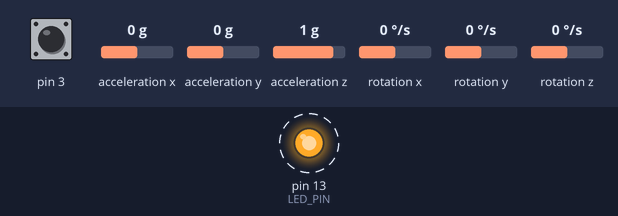
Bench run of a sketch on a simulated Arduino Leonardo, built with avr-gcc and run on an emulated ATmega32U4. On the bench: output pins drawn as LEDs (lit = HIGH). Dashed ring = blinking. The inputs (shaded band) are chosen by the test bench; at power-on: pin 3 HIGH, acceleration x 0 g, acceleration y 0 g, acceleration z 1 g, rotation x 0 °/s, rotation y 0 °/s, rotation z 0 °/s. The sensor or clock chip raises its interrupt line as the real part does; what the sketch prints to the serial monitor is not drawn.

Above: at 0.66 s.
At 82.43 s:
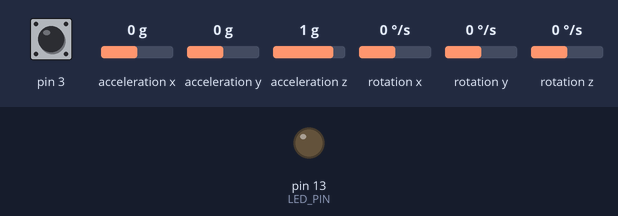
Timing chart, 0 to 82.7 s (numbered marks = the images above):
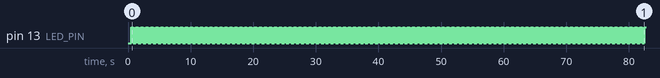

The sketch:

roll.ino
```cpp
// I2C device class (I2Cdev) demonstration Arduino sketch for MPU6050 class using DMP (MotionApps v2.0)
// 6/21/2012 by Jeff Rowberg <jeff@rowberg.net>
// Updates should (hopefully) always be available at https://github.com/jrowberg/i2cdevlib
//
// Changelog:
//      2013-05-08 - added seamless Fastwire support
//                 - added note about gyro calibration
//      2012-06-21 - added note about Arduino 1.0.1 + Leonardo compatibility error
//      2012-06-20 - improved FIFO overflow handling and simplified read process
//      2012-06-19 - completely rearranged DMP initialization code and simplification
//      2012-06-13 - pull gyro and accel data from FIFO packet instead of reading directly
//      2012-06-09 - fix broken FIFO read sequence and change interrupt detection to RISING
//      2012-06-05 - add gravity-compensated initial reference frame acceleration output
//                 - add 3D math helper file to DMP6 example sketch
//                 - add Euler output and Yaw/Pitch/Roll output formats
//      2012-06-04 - remove accel offset clearing for better results (thanks Sungon Lee)
//      2012-06-01 - fixed gyro sensitivity to be 2000 deg/sec instead of 250
//      2012-05-30 - basic DMP initialization working

/* ============================================
I2Cdev device library code is placed under the MIT license
Copyright (c) 2012 Jeff Rowberg
Permission is hereby granted, free of charge, to any person obtaining a copy
of this software and associated documentation files (the "Software"), to deal
in the Software without restriction, including without limitation the rights
to use, copy, modify, merge, publish, distribute, sublicense, and/or sell
copies of the Software, and to permit persons to whom the Software is
furnished to do so, subject to the following conditions:
The above copyright notice and this permission notice shall be included in
all copies or substantial portions of the Software.
THE SOFTWARE IS PROVIDED "AS IS", WITHOUT WARRANTY OF ANY KIND, EXPRESS OR
IMPLIED, INCLUDING BUT NOT LIMITED TO THE WARRANTIES OF MERCHANTABILITY,
FITNESS FOR A PARTICULAR PURPOSE AND NONINFRINGEMENT. IN NO EVENT SHALL THE
AUTHORS OR COPYRIGHT HOLDERS BE LIABLE FOR ANY CLAIM, DAMAGES OR OTHER
LIABILITY, WHETHER IN AN ACTION OF CONTRACT, TORT OR OTHERWISE, ARISING FROM,
OUT OF OR IN CONNECTION WITH THE SOFTWARE OR THE USE OR OTHER DEALINGS IN
THE SOFTWARE.
===============================================
*/

// I2Cdev and MPU6050 must be installed as libraries, or else the .cpp/.h files
// for both classes must be in the include path of your project
#include "I2Cdev.h"

#include "MPU6050_6Axis_MotionApps20.h"
//#include "MPU6050.h" // not necessary if using MotionApps include file

// Arduino Wire library is required if I2Cdev I2CDEV_ARDUINO_WIRE implementation
// is used in I2Cdev.h
#if I2CDEV_IMPLEMENTATION == I2CDEV_ARDUINO_WIRE
    #include "Wire.h"
#endif

// class default I2C address is 0x68
// specific I2C addresses may be passed as a parameter here
// AD0 low = 0x68 (default for SparkFun breakout and InvenSense evaluation board)
// AD0 high = 0x69
MPU6050 mpu;
//MPU6050 mpu(0x69); // <-- use for AD0 high

/* =========================================================================
   NOTE: In addition to connection 3.3v, GND, SDA, and SCL, this sketch
   depends on the MPU-6050's INT pin being connected to the Arduino's
   external interrupt #0 pin. On the Arduino Uno and Mega 2560, this is
   digital I/O pin 2.
 * ========================================================================= */

/* =========================================================================
   NOTE: Arduino v1.0.1 with the Leonardo board generates a compile error
   when using Serial.write(buf, len). The Teapot output uses this method.
   The solution requires a modification to the Arduino USBAPI.h file, which
   is fortunately simple, but annoying. This will be fixed in the next IDE
   release. For more info, see these links:
   http://arduino.cc/forum/index.php/topic,109987.0.html
   http://code.google.com/p/arduino/issues/detail?id=958
 * ========================================================================= */

/********************************************************************************/
//uncomment if we want key press before IMU6060 starts
//#define INPUT_SERIAL
/********************************************************************************/

#define OUTPUT_YPR

//#define OUTPUT_ROLL

//#define OUTPUT_PITCH

// uncomment "OUTPUT_READABLE_YAWPITCHROLL" if you want to see the yaw/
// pitch/roll angles (in degrees) calculated from the quaternions coming
// from the FIFO. Note this also requires gravity vector calculations.
// Also note that yaw/pitch/roll angles suffer from gimbal lock (for
// more info, see: http://en.wikipedia.org/wiki/Gimbal_lock)
#define OUTPUT_READABLE_YAWPITCHROLL

#define LED_PIN 13 // (Arduino is 13, Teensy is 11, Teensy++ is 6)
bool blinkState = false;

// MPU control/status vars
bool dmpReady = false;  // set true if DMP init was successful
uint8_t mpuIntStatus;   // holds actual interrupt status byte from MPU
uint8_t devStatus;      // return status after each device operation (0 = success, !0 = error)
uint16_t packetSize;    // expected DMP packet size (default is 42 bytes)
uint16_t fifoCount;     // count of all bytes currently in FIFO
uint8_t fifoBuffer[64]; // FIFO storage buffer

// orientation/motion vars
Quaternion q;           // [w, x, y, z]         quaternion container
VectorFloat gravity;    // [x, y, z]            gravity vector
float ypr[3];           // [yaw, pitch, roll]   yaw/pitch/roll container and gravity vector

// packet structure for InvenSense teapot demo
uint8_t teapotPacket[14] = { '$', 0x02, 0,0, 0,0, 0,0, 0,0, 0x00, 0x00, '\r', '\n' };


// ================================================================
// ===               INTERRUPT DETECTION ROUTINE                ===
// ================================================================

volatile bool mpuInterrupt = false;     // indicates whether MPU interrupt pin has gone high
void dmpDataReady() {
    mpuInterrupt = true;
}


// ================================================================
// ===                      INITIAL SETUP                       ===
// ================================================================

void setup() {
    // join I2C bus (I2Cdev library doesn't do this automatically)
    #if I2CDEV_IMPLEMENTATION == I2CDEV_ARDUINO_WIRE
        Wire.begin();
        TWBR = 24; // 400kHz I2C clock (200kHz if CPU is 8MHz)
    #elif I2CDEV_IMPLEMENTATION == I2CDEV_BUILTIN_FASTWIRE
        Fastwire::setup(400, true);
    #endif

    // initialize serial communication
    // (115200 chosen because it is required for Teapot Demo output, but it's
    // really up to you depending on your project)
    Serial.begin(9600);
    while (!Serial); // wait for Leonardo enumeration, others continue immediately

    // NOTE: 8MHz or slower host processors, like the Teensy @ 3.3v or Ardunio
    // Pro Mini running at 3.3v, cannot handle this baud rate reliably due to
    // the baud timing being too misaligned with processor ticks. You must use
    // 38400 or slower in these cases, or use some kind of external separate
    // crystal solution for the UART timer.

    // initialize device
   // Serial.println(F("aInitializing I2C devices..."));
    mpu.initialize();

    // verify connection
   // Serial.println(F("Testing device connections..."));
    //Serial.println(mpu.testConnection() ? F("MPU6050 connection successful") : F("MPU6050 connection failed"));

   #ifdef INPUT_SERIAL
    // wait for ready
    //Serial.println(F("\nSend any character to begin DMP programming and demo: "));
    while (Serial.available() && Serial.read()); // empty buffer
    while (!Serial.available());                 // wait for data
    while (Serial.available() && Serial.read()); // empty buffer again
   #endif

    // load and configure the DMP
   // Serial.println(F("Initializing DMP..."));
    devStatus = mpu.dmpInitialize();

    // supply your own gyro offsets here, scaled for min sensitivity
    mpu.setXGyroOffset(0);
    mpu.setYGyroOffset(0);
    mpu.setZGyroOffset(0);
    mpu.setZAccelOffset(1788); // 1688 factory default for my test chip

    // make sure it worked (returns 0 if so)
    if (devStatus == 0) {
        // turn on the DMP, now that it's ready
        //Serial.println(F("Enabling DMP..."));
        mpu.setDMPEnabled(true);

        // enable Arduino interrupt detection
       // Serial.println(F("Enabling interrupt detection (Arduino external interrupt 0)..."));
        attachInterrupt(0, dmpDataReady, RISING);
        mpuIntStatus = mpu.getIntStatus();

        // set our DMP Ready flag so the main loop() function knows it's okay to use it
        //Serial.println(F("DMP ready! Waiting for first interrupt..."));
        dmpReady = true;

        // get expected DMP packet size for later comparison
        packetSize = mpu.dmpGetFIFOPacketSize();
    } else {
        // ERROR!
        // 1 = initial memory load failed
        // 2 = DMP configuration updates failed
        // (if it's going to break, usually the code will be 1)
       // Serial.print(F("DMP Initialization failed (code "));
        Serial.print(devStatus);
        //Serial.println(F(")"));
    }

    // configure LED for output
    pinMode(LED_PIN, OUTPUT);
}


// ================================================================
// ===                    MAIN PROGRAM LOOP                     ===
// ================================================================

void loop() {
    // if programming failed, don't try to do anything
    if (!dmpReady) return;

    // wait for MPU interrupt or extra packet(s) available
    while (!mpuInterrupt && fifoCount < packetSize) {
        // other program behavior stuff here
        // .
        // .
        // .
        // if you are really paranoid you can frequently test in between other
        // stuff to see if mpuInterrupt is true, and if so, "break;" from the
        // while() loop to immediately process the MPU data
        // .
        // .
        // .
    }

    // reset interrupt flag and get INT_STATUS byte
    mpuInterrupt = false;
    mpuIntStatus = mpu.getIntStatus();

    // get current FIFO count
    fifoCount = mpu.getFIFOCount();

    // check for overflow (this should never happen unless our code is too inefficient)
    if ((mpuIntStatus & 0x10) || fifoCount == 1024) {
        // reset so we can continue cleanly
        mpu.resetFIFO();
       // Serial.println(F("FIFO overflow!"));

    // otherwise, check for DMP data ready interrupt (this should happen frequently)
    } else if (mpuIntStatus & 0x02) {
        // wait for correct available data length, should be a VERY short wait
        while (fifoCount < packetSize) fifoCount = mpu.getFIFOCount();

        // read a packet from FIFO
        mpu.getFIFOBytes(fifoBuffer, packetSize);

        // track FIFO count here in case there is > 1 packet available
        // (this lets us immediately read more without waiting for an interrupt)
        fifoCount -= packetSize;


       #ifdef OUTPUT_READABLE_YAWPITCHROLL
            // display Euler angles in degrees
            mpu.dmpGetQuaternion(&q, fifoBuffer);
            mpu.dmpGetGravity(&gravity, &q);
            mpu.dmpGetYawPitchRoll(ypr, &q, &gravity);
            #ifdef OUTPUT_YPR
              //Serial.print("ypr\t");
              //Serial.print(ypr[0] * 180/M_PI);//yaw
              //Serial.print("\t");
              Serial.print(ypr[1] * 180/M_PI);//pitch
              Serial.print("\t");
              Serial.println(ypr[2] * 180/M_PI);//roll
            #endif
            #ifdef OUTPUT_ROLL
              if(ypr[2] * 180/M_PI>0){
                Serial.print(ypr[2] * 180/M_PI);//roll
                //Serial.print("\t");
                Serial.println("up");
              }
              else if(ypr[2] * 180/M_PI<0){
                Serial.print(ypr[2] * 180/M_PI);//roll
                Serial.print("\t");
                Serial.println("down");
              }
            #endif
            #ifdef OUTPUT_PITCH
              if(ypr[1] * 180/M_PI>0){
                Serial.print(ypr[1] * 180/M_PI);//roll
                Serial.print("\t");
                Serial.println("up");
              }
              else if(ypr[1] * 180/M_PI<0){
                Serial.print(ypr[1] * 180/M_PI);//roll
                Serial.print("\t");
                Serial.println("down");
              }
            #endif
        #endif

        // blink LED to indicate activity
        blinkState = !blinkState;
        digitalWrite(LED_PIN, blinkState);
    }
}
```

Measured:
- by itself, pin 13 (LED_PIN): alternates HIGH for 0.01 s and LOW for 0.01 s
